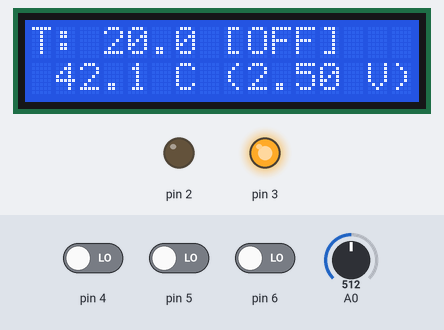
Simulated run of this sketch. Board: Arduino Uno, built with avr-gcc and run on an emulated ATmega328P. Shown: 16×2 character LCD, output pins drawn as LEDs (lit = HIGH). Inputs (shaded band) come from the test bench; at power-on: A0 = 512, pin 6 LOW, pin 4 LOW, pin 5 LOW. What the sketch prints to the serial monitor is not drawn.

Above: at 3.0 s.
3.1 s: A0 set to 708
At 3.8 s:
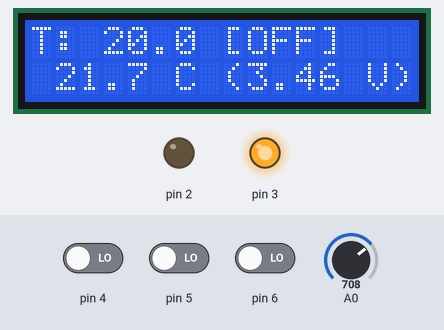
4.6 s: A0 set to 735
At 5.8 s:
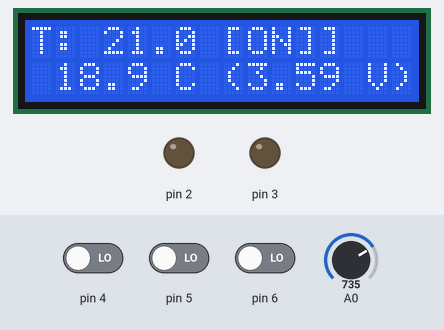
6.1 s: A0 set to 809
At 7.2 s:
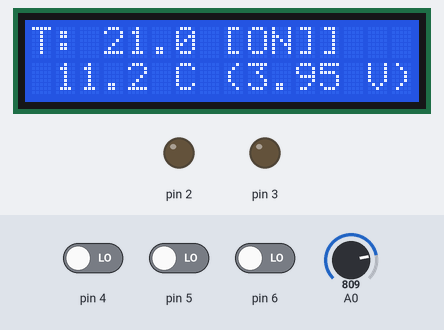
7.6 s: A0 set to 832
At 8.4 s:
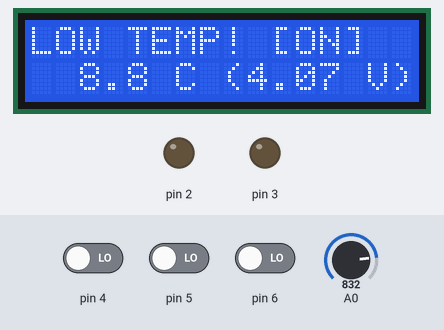
9.1 s: A0 set to 716
At 9.5 s:
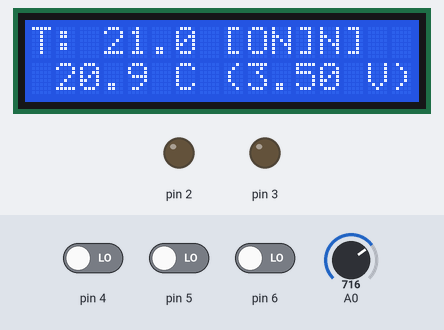
10.6 s: pin 6 driven HIGH
At 16.1 s:
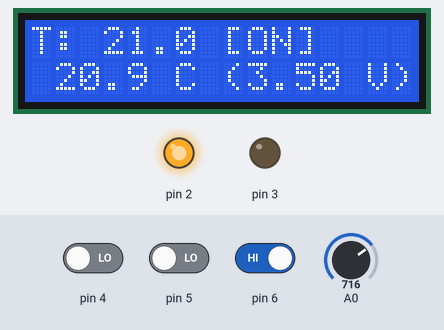
Timing chart, 0 to 16.4 s (numbered marks = the images above; inputs shaded):
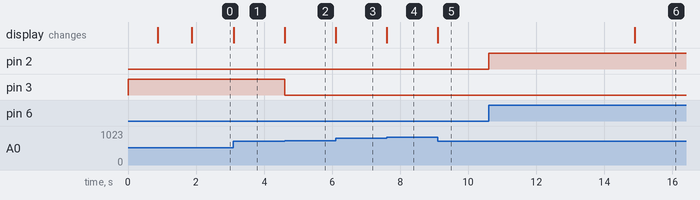

The sketch:

ProgrammableTempControl.ino
```cpp
#include <LiquidCrystal.h>

#include "thermostat.h"
#include "thermometer.h"
#include "temperaturelogger.h"
#include "pushbutton.h"
#include "relaycontrol.h"

#define LOW_TEMP_LIMIT 11.0f
#define LOW_TEMP_HYSTERESIS 1.0f
#define DEFAULT_DESIRED_TEMP 21.0f
#define DEFAULT_HYSTERESIS 1.0f

enum HeatingState
{
  HS_Normal_Off,
  HS_Normal_On,
  HS_LowTempFailsafe_On
};

// initialize the library with the numbers of the interface pins
LiquidCrystal lcd(7, 8, 9, 10, 11, 12);
Thermometer thermometer(A0);
Thermostat thermostat(thermometer);
Thermostat lowTempFailsafeThermostat(thermometer);

TemperatureLogger tempLog;
PushButton relayButton(6, 2);
PushButton buttonProgram(5);
PushButton buttonUp(4);
PushButton buttonDown(3);
RelayControl relay(3, true);


// the setup routine runs once when you press reset:
void setup()
{
  tempLog.Reset();
  relay.Setup();
  relayButton.Setup();

  lowTempFailsafeThermostat.SetDesiredTemp(LOW_TEMP_LIMIT);
  lowTempFailsafeThermostat.SetHysteresis(LOW_TEMP_HYSTERESIS);

  thermostat.SetDesiredTemp(DEFAULT_DESIRED_TEMP);
  thermostat.SetHysteresis(DEFAULT_HYSTERESIS);

  // set up the LCD's number of columns and rows:
  lcd.begin(16, 2);
  // Print a message to the LCD.
  lcd.print("Booting...");

  delay(800);
  lcd.clear();
  lcd.print("Reading Sensors...");
  delay(1000);
  lcd.clear();
}


// the loop routine runs over and over again forever:
void loop()
{
  //update all the components first
  relay.Update();
  thermometer.Update();
  lowTempFailsafeThermostat.Update();
  thermostat.Update();
  relayButton.Update();
  buttonProgram.Update();
  buttonUp.Update();
  buttonDown.Update();

  //execute any logic after the updates
  HeatingState heatingState = HS_Normal_Off;
  if(lowTempFailsafeThermostat.IsHeatingRequested())
  {
    heatingState = HS_LowTempFailsafe_On;
  }
  else if (thermostat.IsHeatingRequested())
  {
    heatingState = HS_Normal_On;
  }
  else
  {
    heatingState = HS_Normal_Off;
  }

  if (heatingState == HS_Normal_Off)
    relay.SetOpen(true);
  else
    relay.SetOpen(false);


  float voltage = thermometer.GetVoltage();
  float temperature = thermometer.GetTemperature();

  tempLog.Update(temperature);

  char displayString[17];
  char temperatureString[6];
  char voltageString[6];

  dtostrf(thermostat.GetActualTriggerTemp(), 5, 1, temperatureString);

  if (heatingState == HS_LowTempFailsafe_On)
  {
    sprintf(displayString, "LOW TEMP! [ON] ");
  }
  else
  {
    sprintf(displayString, "T:%s [%s]", temperatureString, thermostat.IsHeatingRequested()?"ON":"OFF");
  }

  lcd.setCursor(0,0);
  lcd.print(displayString);

  dtostrf(temperature, 5, 1, temperatureString);
  dtostrf(voltage, 4, 2, voltageString);
  sprintf(displayString, "%s C (%s V)", temperatureString, voltageString);//fits EXACTLY in 16chars

  lcd.setCursor(0,1);
  lcd.print(displayString);

  if (tempLog.GetNumRecords() > 5)
  {
    tempLog.ToSerial();
    tempLog.Reset();
    lcd.clear();
  }
}
```

pushbutton.cpp
```cpp
#include "pushbutton.h"


PushButton::PushButton(byte readPin, byte ledPin)
:m_ReadPin(readPin),
 m_LedPin(ledPin),
 m_LastPushMillis(0),
 m_CurrentMillis(0)
{

}

void PushButton::Setup()
{
  pinMode(m_LedPin, OUTPUT);
  pinMode(m_ReadPin, INPUT);

}

void PushButton::Update()
{
  m_CurrentMillis = millis();

  bool previousPushValue = m_IsPushed;

  if (m_CurrentMillis - m_LastPushMillis > RESET_DELAY)
  {
    //only update when delay is passed. (Avoid glitches caused by imperfect electrical contacts)
    m_IsPushed = digitalRead(m_ReadPin);   // read the input pin
  }

  if (m_LedPin >= 0)
  {
    digitalWrite(m_LedPin, m_IsPushed);    // sets the LED to the button's value
  }

  if (!previousPushValue && m_IsPushed)
  {
    m_LastPushMillis = m_CurrentMillis;
  }


}

bool PushButton::WasPushed() const
{
  if (m_IsPushed && m_CurrentMillis == m_LastPushMillis )
  {
    return true;
  }
  else
    return false;
}

bool PushButton::IsPushed() const
{
  return m_IsPushed;
}
```

pushbutton.h
```cpp
#pragma once

#include <Arduino.h>

static const unsigned long RESET_DELAY = 50UL;

class PushButton
{
  public:
    PushButton(byte readPin, byte ledPin = -1);

    void Setup();
    void Update();
    bool WasPushed() const;
    bool IsPushed() const;

  protected:
    bool m_IsPushed;
    byte m_ReadPin;
    byte m_LedPin;
    unsigned long m_LastPushMillis;
    unsigned long m_CurrentMillis;  //only get the current millis value once per update and always compare to that cached value to avoid inconsistencies during one update.
};
```

relaycontrol.cpp
```cpp
#include "relaycontrol.h"

RelayControl::RelayControl(byte writePin, bool initiallyOpen)
:m_WritePin(writePin)
,m_IsOpen(initiallyOpen)
{

}

void RelayControl::Setup()
{
    pinMode(m_WritePin, OUTPUT);
    SetOpen(m_IsOpen);  //make sure to write to the pin to set the initial state.
}

void RelayControl::Update()
{
	// read from the pin to get actual state ??
}

void RelayControl::SetOpen(bool open)
{
  m_IsOpen = open;
  digitalWrite(m_WritePin, m_IsOpen);
}

bool RelayControl::IsOpen() const
{
	return m_IsOpen;
}
```

relaycontrol.h
```cpp
#pragma once

#include <Arduino.h>

class RelayControl
{
  public:
    RelayControl(byte writePin, bool initiallyOpen);
    void Setup();
    void Update();

    void SetOpen(bool open);
    bool IsOpen() const;

  protected:
    byte m_WritePin;
    byte m_IsOpen;
};
```

temperaturelogger.cpp
```cpp
#include "temperaturelogger.h"

TemperatureLogger::TemperatureLogger()
:m_StartTimeMillis(0),
m_CurrentRecordIndex(0)
{
  Reset();
}

void TemperatureLogger::Reset()
{
  memset(m_RecordedTemperatures, 0, ms_MaxNumRecords);
  m_CurrentRecordIndex = 0;
  m_StartTimeMillis = 0;
  m_LogIntervalMillis = (numHoursToLog * 60UL * 60UL * 1000UL) / ms_MaxNumRecords;
}

void TemperatureLogger::Update(float measuredTemperature)
{
  unsigned long currentTime = millis();

  if(m_StartTimeMillis == 0)
  {
    m_StartTimeMillis = currentTime;
  }

  if ((currentTime - m_StartTimeMillis) >= m_CurrentRecordIndex * m_LogIntervalMillis)
  {
    AddRecord(measuredTemperature);
  }
}

unsigned int TemperatureLogger::GetNumRecords()
{
  return m_CurrentRecordIndex;
}

float TemperatureLogger::GetRecord(unsigned int index)
{
  if (index > m_CurrentRecordIndex-1)
    return 0.0f;

  return 0.1f * m_RecordedTemperatures[index];
}

void TemperatureLogger::ToSerial()
{
  // initialize serial communication at 9600 bits per second:
  Serial.begin(9600);
  Serial.println("---- Recorded Data ----");
  Serial.print("Start Time (millis): ");
  Serial.println(m_StartTimeMillis);
  Serial.print("Num Records:");
  Serial.println(m_CurrentRecordIndex+1);
  Serial.println("Values:");

  for (unsigned int i=0; i<m_CurrentRecordIndex; ++i)
  {
    if (i > 0 && i % 10 == 0)
      Serial.println("");
    Serial.print(m_RecordedTemperatures[i]);
    Serial.print(", ");
  }
  Serial.println("");
  Serial.println("End of recorded data");
  Serial.println("-----------------------");
  Serial.end();
}

byte TemperatureLogger::TemperatureToByte(float temperature)
{
  byte temp = 0;
  if (temperature > 25.5f)
  {
    temp = 255;
  }
  else if (temperature < 0.0f)
  {
    temp = 0;
  }
  else
  {
    temp = (byte) (temperature * 10);
  }
  return temp;
}

void TemperatureLogger::AddRecord(float temperature)
{
  if(m_CurrentRecordIndex < ms_MaxNumRecords)
  {
    m_RecordedTemperatures[m_CurrentRecordIndex] = TemperatureToByte(temperature);
    m_CurrentRecordIndex++;
  }
}
```

temperaturelogger.h
```cpp
#include <Arduino.h>

#define numHoursToLog 1UL
class TemperatureLogger
{
  public:
    TemperatureLogger();

    void Reset();

    void Update(float measuredTemperature);

    unsigned int GetNumRecords();
    float GetRecord(unsigned int index);
    void ToSerial();

  protected:
    static const unsigned int ms_MaxNumRecords = 1400;

    byte TemperatureToByte(float temperature);
    void AddRecord(float temperature);


    unsigned long m_StartTimeMillis;
    unsigned long m_LogIntervalMillis;

    unsigned int  m_CurrentRecordIndex;

    byte m_RecordedTemperatures[ms_MaxNumRecords];
};
```

thermometer.cpp
```cpp
#include "thermometer.h"

const float Thermometer::m_LowVoltageValue = 2.21f;
const float Thermometer::m_LowVoltageTemperature = 48.3f;

const float Thermometer::m_HighVoltageValue = 4.28f;
const float Thermometer::m_HighVoltageTemperature = 4.3f;

const float Thermometer::m_FullVoltageRange = m_HighVoltageValue - m_LowVoltageValue;
const float Thermometer::m_FullTemperatureRange = m_HighVoltageTemperature - m_LowVoltageTemperature;

Thermometer::Thermometer(int analogPin)
:m_AnalogPin(analogPin),
m_Voltage(0.0f)
{
}

void Thermometer::Update()
{
  // read the input on analog pin:
  int sensorValue = analogRead(m_AnalogPin);

  // Convert the analog reading (which goes from 0 - 1023) to a voltage (0 - 5V):
  m_Voltage = sensorValue * (5.0 / 1023.0);
}

float Thermometer::GetTemperature() const
{
  float voltage = GetVoltage();
  float temperature = m_LowVoltageTemperature + (voltage-m_LowVoltageValue)/m_FullVoltageRange * m_FullTemperatureRange;
  return temperature;
}

float Thermometer::GetVoltage() const
{
  return m_Voltage;
}
```

thermometer.h
```cpp
#pragma once
#include <Arduino.h>

class Thermometer
{

  public:
    Thermometer(int analogPin);

    void Update();

    float GetTemperature() const;
    float GetVoltage() const;

  protected:
    int m_AnalogPin;
    float m_Voltage;

    static const float m_LowVoltageValue;
    static const float m_LowVoltageTemperature;

    static const float m_HighVoltageValue;
    static const float m_HighVoltageTemperature;

    static const float m_FullVoltageRange;
    static const float m_FullTemperatureRange;
};
```

thermostat.cpp
```cpp
#include "thermostat.h"


Thermostat::Thermostat(const Thermometer& thermometer)
:m_Thermometer(thermometer)
,m_DesiredTemp(THERMOSTAT_DEFAULT_DESIRED_TEMP)
,m_Hysteresis(THERMOSTAT_DEFAULT_HYSTERESIS)
,m_HeatingRequested(true) //initially true to make sure we ask for heat even if we startup within the range of temperature hysteresis.
{

}

void Thermostat::Update()
{


  if (m_Thermometer.GetTemperature() < GetActualTriggerTemp())
  {
    m_HeatingRequested = true;
  }
  else
  {
    m_HeatingRequested = false;
  }
}

float Thermostat::GetActualTriggerTemp() const
{
    float actualTemperatureToCompare = m_DesiredTemp;

  //if cooling down (no heat requested), take hysteresis into account
  if (!m_HeatingRequested)
  {
    actualTemperatureToCompare = (m_DesiredTemp - m_Hysteresis);
  }

  return actualTemperatureToCompare;
}
bool Thermostat::IsHeatingRequested() const
{
  return m_HeatingRequested;
}

void Thermostat::SetDesiredTemp(float desiredTemp)
{
  m_DesiredTemp = desiredTemp;
}

float Thermostat::GetDesiredTemp() const
{
  return m_DesiredTemp;
}

void Thermostat::SetHysteresis(float hysteresis)
{
  m_Hysteresis = hysteresis;
}

float Thermostat::GetHysteresis() const
{
  return m_Hysteresis;
}
```

thermostat.h
```cpp
#pragma once
#include <Arduino.h>
#include "thermometer.h"

#define THERMOSTAT_DEFAULT_DESIRED_TEMP 15.0f
#define THERMOSTAT_DEFAULT_HYSTERESIS    1.0f

class Thermostat
{
public:
  Thermostat(const Thermometer& thermometer);

  void Update();

  //NOTE: THIS IS CURRENTLY ONLY FOR HEATING. IF APPLICATION
  //      MUST SUPPORT COOLING AS WELL, WE MUST PROVIDE A WAY
  //      TO SPECIFY IF THIS THERMOSTAT IS USED FOR COOLING OR
  //      HEATING.
  float GetDesiredTemp() const;
  void SetDesiredTemp(float desiredTemp);

  float GetHysteresis() const;
  void SetHysteresis(float acceptableDeltaTemp);

  bool IsHeatingRequested() const;
  float GetActualTriggerTemp() const;

protected:
  const Thermometer& m_Thermometer;
  float m_DesiredTemp;
  float m_Hysteresis;
  bool m_HeatingRequested;
};
```

Measured:
- the behaviour switches between 724 and 725 on A0 (found by bisection; images 1 and 2)
- the behaviour switches between 820 and 821 on A0 (found by bisection; images 3 and 4)
- after the input at 3.1 s, the display: changes at once (image 1)
- after the input at 4.6 s, pin 3: HIGH → LOW at once; the display: changes at once (image 2)
- after the input at 6.1 s, the display: changes at once (image 3)
- after the input at 7.6 s, the display: changes at once (image 4)
- after the input at 9.1 s, the display: changes at once (image 5)
- after the input at 10.6 s, pin 2: LOW → HIGH at once
